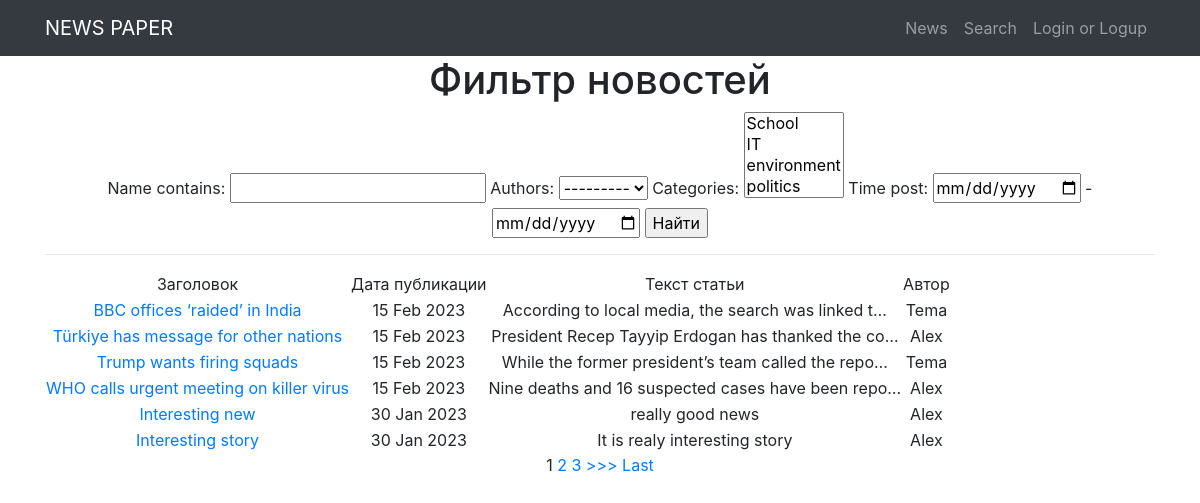
Page /news/search/ on the earlier database version.
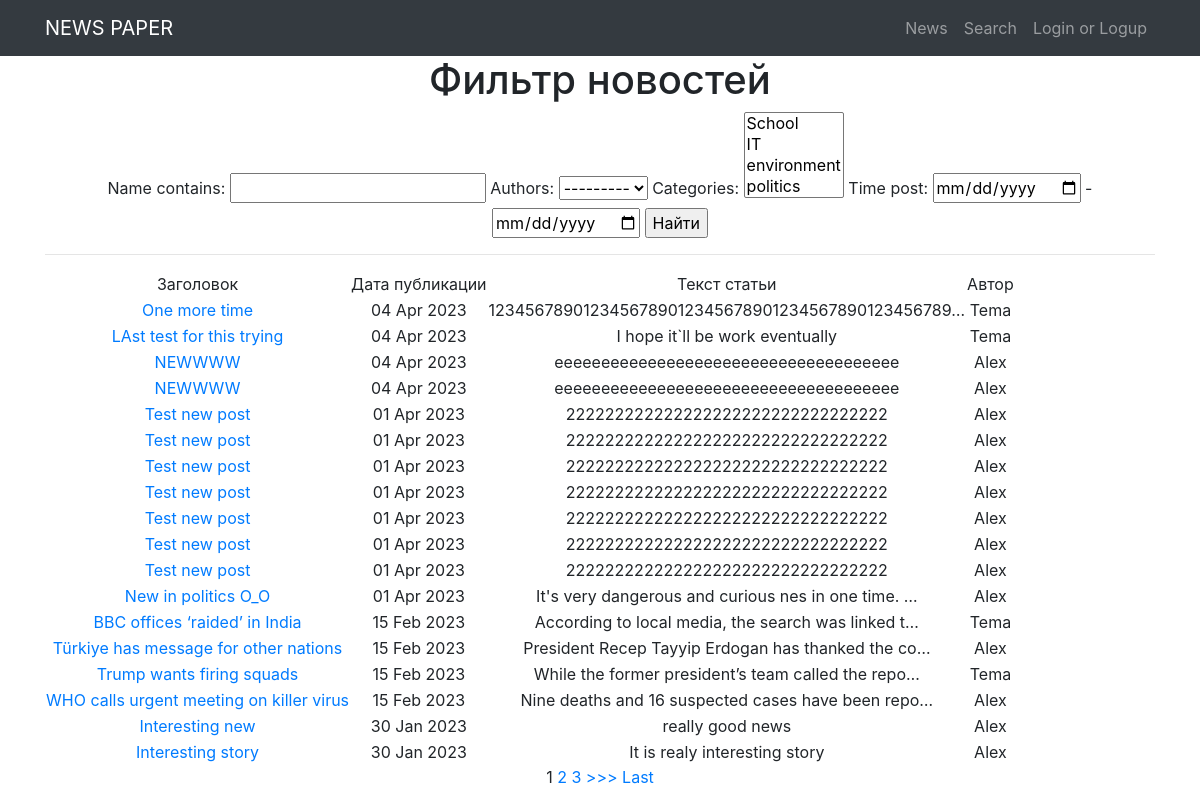
Same page on the later database version.
### News/models.py (models this page shows, shortened)
class Post(models.Model):
    article = 'AR'
    new = 'NW'
    TYPES = [
        (article, 'Статья'),
        (new, 'Новость')
    ]
    type = models.CharField(max_length=2, choices=TYPES, default=article)
    time_post = models.DateTimeField(auto_now_add=True)
    name = models.CharField(max_length=122)
    text_post = models.TextField()
    rating_post = models.IntegerField(default=0)
    authors = models.ForeignKey(Author, on_delete=models.CASCADE)
    categories = models.ManyToManyField(Category, through='PostCategory')

class Author(models.Model):
    rating_auth = models.IntegerField(default=0)
    user = models.OneToOneField(User, on_delete=models.CASCADE)  # Is it need NULL = True??
    def __str__(self):
        return f'{self.user.username}'

### News/views.py (the view)
# urls.py: path('search/', SearchList.as_view()),
class SearchList(ListView):
    model = Post
    template_name = 'flatpages/search.html'
    context_object_name = 'search'
    queryset = Post.objects.order_by('-time_post')
    paginate_by = 2
    def get_context_data(self, **kwargs):
        context = super().get_context_data(**kwargs)
        context['filter'] = PostFilter(self.request.GET, queryset=self.get_queryset())  # вписываем фильтр в контекст
        return context

### News/models.py (called while the page is built)
    def __str__(self):
        return f'{self.category}'

### templates/flatpages/search.html (shortened to what this page needs)
{% extends 'flatpages/default.html' %}
{% block content %}
    <h1>Фильтр новостей</h1>
    <form method="GET">
        {{ filter.form }}
        <input type="submit" value="Найти">
    </form>
    <hr>
    <table>
            <tr>
                <td>
                    Заголовок
                </td>
                <td>
                    Дата публикации
                </td>
                <td>
                    Текст статьи
                </td>
                <td>
                    Автор
                </td>
            </tr>
        {% for new in filter.qs%}
            <tr>
                <td>
                    <a href="http://localhost:8000/news/{{new.pk}}"> {{ new.name }} </a>
                </td>
                <td>
                    {{ new.time_post|date:'d M Y' }}
                </td>
                <td>
                    {{ new.text_post|truncatechars:50 }}
                </td>
                <td>
                    {{ new.authors.user }}
                </td>
            </tr>
        {% endfor %}
    </table>
{% if is_paginated %}
    {% for num in page_obj.paginator.page_range %}
        {% if page_obj.number == num %}
            <a>{{ num }}</a>
        {% elif num > page_obj.number|add:'-3' and num < page_obj.number|add:'3' %}
            <a href="?page={{ num }}">{{ num }}</a>
        {% endif %}
    {% endfor %}
    {% if page_obj.has_next %}
        <a href="?page={{ page_obj.next_page_number }}">>>></a>
        <a href="?page={{ page_obj.paginator.num_pages }}">Last</a>
    {% endif %}
{% endif %}
{% endblock content %}

Differences in the rows shown:
added Post: name "One more time", time_post "04 Apr 2023", text_post "1234567890123456789012345678901234567890123456789…", authors.user "Tema"
added Post: name "LAst test for this trying", time_post "04 Apr 2023", text_post "I hope it`ll be work eventually", authors.user "Tema"
added Post: name "NEWWWW", time_post "04 Apr 2023", text_post "eeeeeeeeeeeeeeeeeeeeeeeeeeeeeeeeeeeee", authors.user "Alex"
added Post: name "NEWWWW", time_post "04 Apr 2023", text_post "eeeeeeeeeeeeeeeeeeeeeeeeeeeeeeeeeeeee", authors.user "Alex"
added Post: name "Test new post", time_post "01 Apr 2023", text_post "222222222222222222222222222222222", authors.user "Alex"
added Post: name "Test new post", time_post "01 Apr 2023", text_post "222222222222222222222222222222222", authors.user "Alex"
added Post: name "Test new post", time_post "01 Apr 2023", text_post "222222222222222222222222222222222", authors.user "Alex"
added Post: name "Test new post", time_post "01 Apr 2023", text_post "222222222222222222222222222222222", authors.user "Alex"
added Post: name "Test new post", time_post "01 Apr 2023", text_post "222222222222222222222222222222222", authors.user "Alex"
added Post: name "Test new post", time_post "01 Apr 2023", text_post "222222222222222222222222222222222", authors.user "Alex"
added Post: name "Test new post", time_post "01 Apr 2023", text_post "222222222222222222222222222222222", authors.user "Alex"
added Post: name "New in politics O_O", time_post "01 Apr 2023", text_post "It's very dangerous and curious nes in one time. …", authors.user "Alex"
